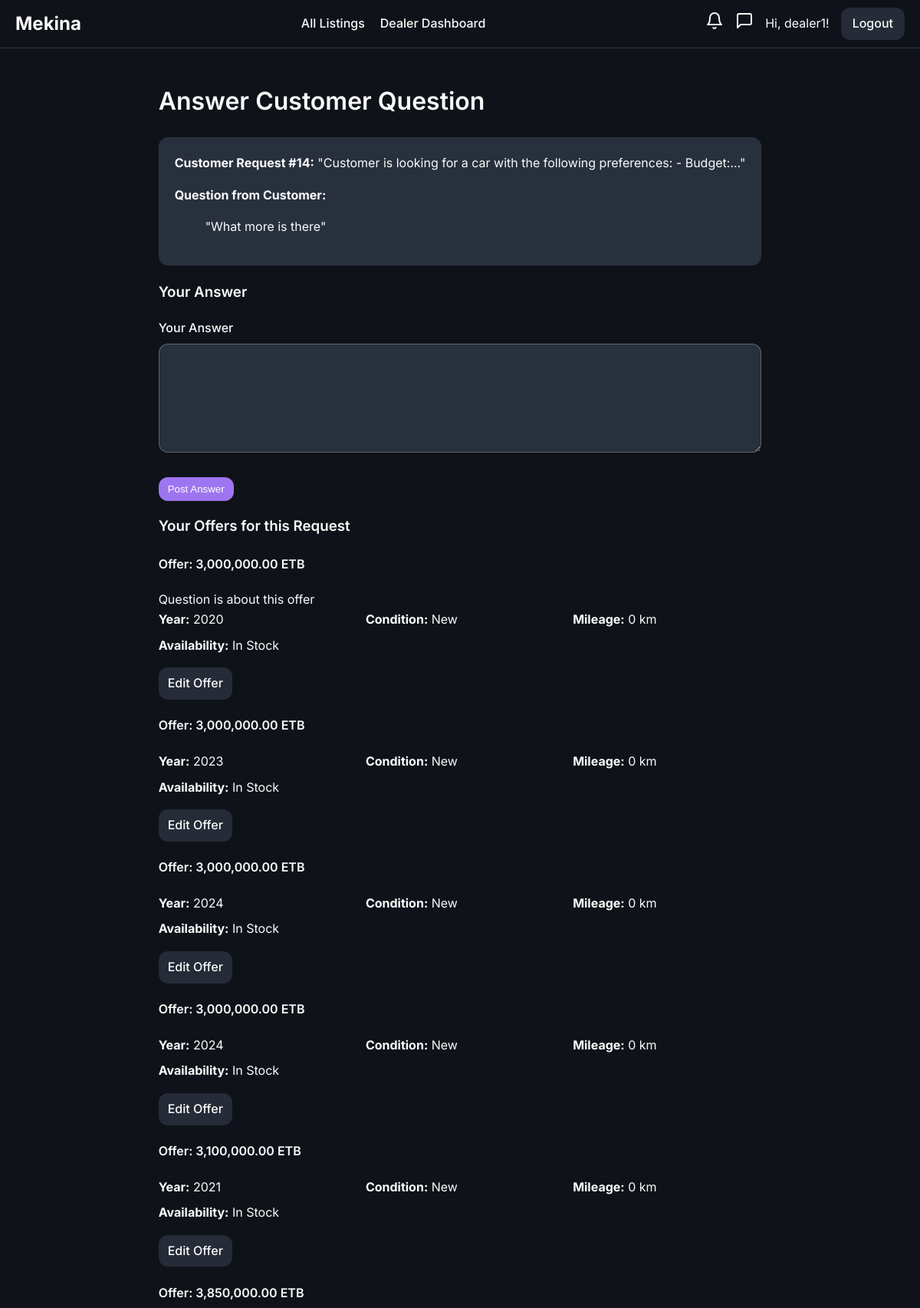
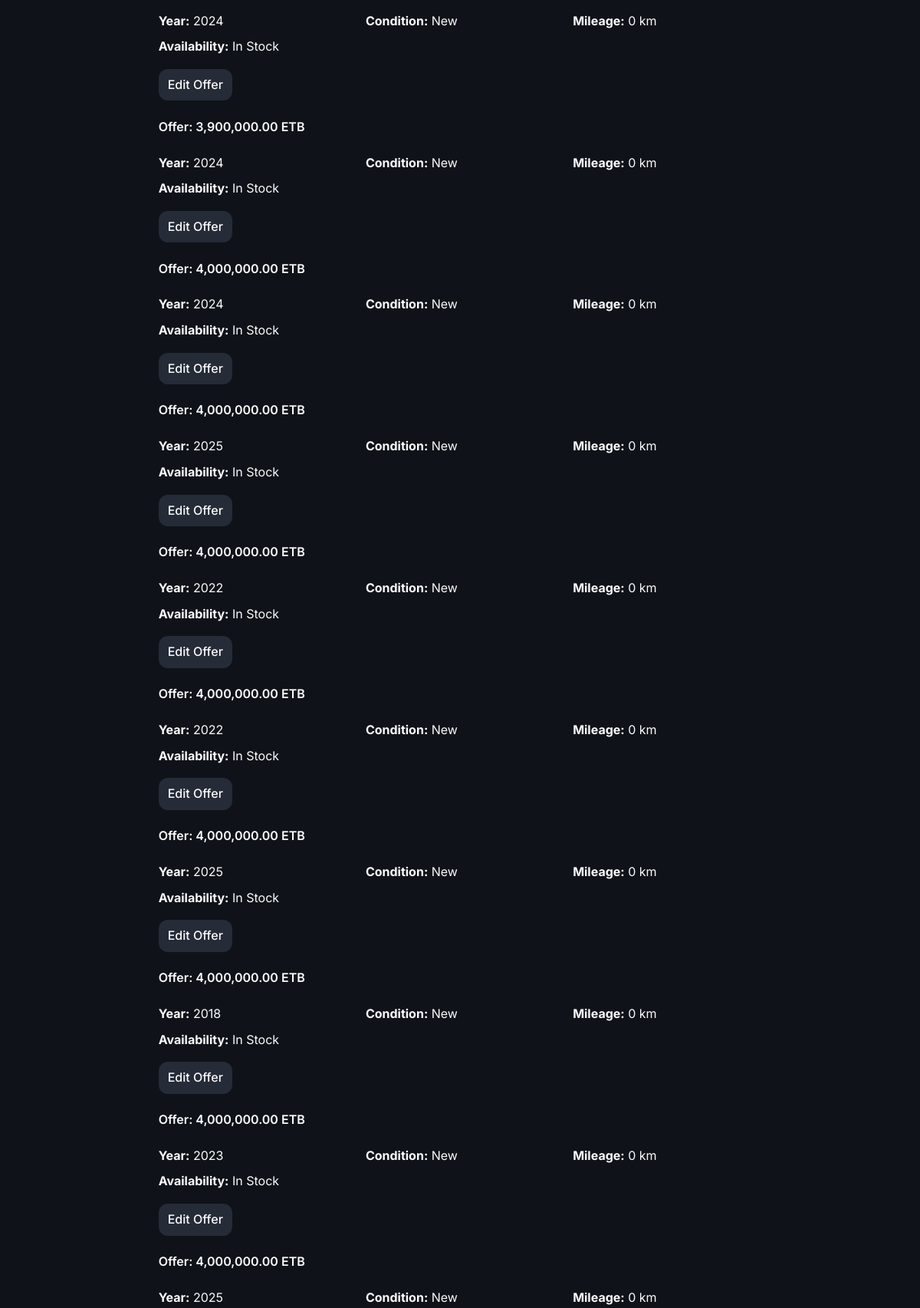
Screenshot of /dealer/request_question/6/answer (signed in, upper part) with the database file from the repository (2 pictures, top to bottom).
### models/user.py (models this page shows, shortened)
class User(UserMixin, db.Model):
    id = db.Column(db.Integer, primary_key=True)
    username = db.Column(db.String(64), index=True, unique=True, nullable=False)
    email = db.Column(db.String(120), index=True, unique=True, nullable=False)
    phone_number = db.Column(db.String(20), nullable=True)
    password_hash = db.Column(db.String(128))
    is_admin = db.Column(db.Boolean, default=False)
    is_dealer = db.Column(db.Boolean, default=False)
    is_rental_company = db.Column(db.Boolean, default=False)
    is_verified = db.Column(db.Boolean, default=False) # For verified dealers
    points = db.Column(db.Integer, nullable=False, default=5) # Points for dealers to bid
    cars = db.relationship('Car', backref='owner', lazy='dynamic')
    bids = db.relationship('Bid', backref='bidder', lazy='dynamic')
    dealer_bids = db.relationship('DealerBid', backref='dealer', lazy='dynamic')
    car_requests = db.relationship('CarRequest', backref='customer', lazy='dynamic')
    ratings_given = db.relationship('DealerRating', foreign_keys='DealerRating.buyer_id', back_populates='buyer', lazy='dynamic')
    ratings_received = db.relationship('DealerRating', foreign_keys='DealerRating.dealer_id', back_populates='dealer', lazy='dynamic')

### models/dealer_bid.py (models this page shows, shortened)
class DealerBid(db.Model):
    id = db.Column(db.Integer, primary_key=True)
    price = db.Column(db.Float, nullable=False)
    price_with_loan = db.Column(db.Float, nullable=True)
    timestamp = db.Column(db.DateTime, index=True, default=datetime.utcnow)
    status = db.Column(db.String(20), nullable=False, default='pending') # e.g., pending, accepted, rejected
    make = db.Column(db.String(64), nullable=False)
    model = db.Column(db.String(64), nullable=False)
    availability = db.Column(db.String(50), nullable=False)
    car_year = db.Column(db.Integer, nullable=False)
    mileage = db.Column(db.Integer, nullable=False)
    condition = db.Column(db.String(50), nullable=False)
    extras = db.Column(db.Text, nullable=True)
    valid_until = db.Column(db.Date, nullable=False)
    message = db.Column(db.Text, nullable=True)
    dealer_id = db.Column(db.Integer, db.ForeignKey('user.id'), nullable=False)
    request_id = db.Column(db.Integer, db.ForeignKey('car_requests.id'), nullable=False)
    deal = db.relationship('Deal', backref='accepted_bid', uselist=False, foreign_keys='Deal.accepted_bid_id')

### models/car_request.py (models this page shows)
class CarRequest(db.Model):
    __tablename__ = 'car_requests'
    id = db.Column(db.Integer, primary_key=True)
    make = db.Column(db.String(64), nullable=True)
    model = db.Column(db.String(64), nullable=True)
    min_year = db.Column(db.Integer, nullable=True)
    max_mileage = db.Column(db.Integer, nullable=True)
    notes = db.Column(db.Text, nullable=True)
    status = db.Column(db.String(20), default='active', nullable=False) # e.g., active, completed, expired
    created_at = db.Column(db.DateTime, default=datetime.utcnow)
    user_id = db.Column(db.Integer, db.ForeignKey('user.id'), nullable=False)
    dealer_bids = db.relationship('DealerBid', foreign_keys='DealerBid.request_id', backref='car_request', lazy='dynamic', cascade="all, delete-orphan")
    accepted_bid_id = db.Column(db.Integer, db.ForeignKey('dealer_bid.id', use_alter=True, name='fk_car_requests_accepted_bid_id'), nullable=True)
    accepted_bid = db.relationship('DealerBid', foreign_keys=[accepted_bid_id])

### models/request_question.py (models this page shows, shortened)
class RequestQuestion(db.Model):
    __tablename__ = 'request_questions'
    id = db.Column(db.Integer, primary_key=True)
    question_text = db.Column(db.Text, nullable=False)
    answer_text = db.Column(db.Text, nullable=True)
    timestamp = db.Column(db.DateTime, nullable=False, default=datetime.utcnow)
    answer_timestamp = db.Column(db.DateTime, nullable=True)
    user_id = db.Column(db.Integer, db.ForeignKey('user.id'), nullable=False) # The user (buyer) asking
    dealer_bid_id = db.Column(db.Integer, db.ForeignKey('dealer_bid.id'), nullable=False)
    asker = db.relationship('User', backref='asked_request_questions')
    dealer_bid = db.relationship('DealerBid', backref=db.backref('questions', lazy='dynamic', cascade="all, delete-orphan"))

### routes/dealer.py (the view, shortened to what this page needs)
@dealer_bp.route('/request_question/<int:question_id>/answer', methods=['GET', 'POST'])
@login_required
@dealer_required
@mark_notification_as_read
def answer_request_question(question_id):
    question = RequestQuestion.query.get_or_404(question_id)
    bid = question.dealer_bid
    if bid.dealer_id != current_user.id:
        flash("You do not have permission to answer this question.", "danger")
        return redirect(url_for('dealer.dashboard'))
    my_bids_for_this_request = DealerBid.query.filter_by(
        dealer_id=current_user.id,
        request_id=bid.request_id
    ).order_by(DealerBid.price.asc()).all()
    form = RequestAnswerForm()
    return render_template('answer_request_question.html', form=form, question=question, my_bids=my_bids_for_this_request)

### routes/dealer.py
class RequestAnswerForm(FlaskForm):
    answer_text = TextAreaField('Your Answer', validators=[DataRequired(), Length(min=5)])
    submit = SubmitField('Post Answer')

### routes/dealer.py (called while the page is built)
def dealer_required(f):
    @wraps(f)
    def decorated_function(*args, **kwargs):
        if not current_user.is_authenticated or not (current_user.is_dealer or current_user.is_admin):
            abort(403) # Forbidden
        if not current_user.is_admin and 'dealer_id' in kwargs and kwargs['dealer_id'] != current_user.id:
            abort(403)
        return f(*args, **kwargs)
    return decorated_function

### routes/main.py (called while the page is built)
def mark_notification_as_read(f):
    @wraps(f)
    def decorated_function(*args, **kwargs):
        notification_id = request.args.get('notification_id', type=int)
        if notification_id and current_user.is_authenticated:
            notification = Notification.query.filter_by(id=notification_id, user_id=current_user.id).first()
            if notification and not notification.is_read:
                notification.is_read = True
                db.session.commit()
        return f(*args, **kwargs)
    return decorated_function

### templates/answer_request_question.html (shortened to what this page needs)
{% extends "base.html" %}
{% macro offer_summary(bid) %}
    <div class="offer-summary-card {% if bid.id == question.dealer_bid_id %}current-question-bid{% endif %}">
        <div class="offer-summary-header">
            <h4>Offer: {{ '{:,.2f}'.format(bid.price) }} ETB</h4>
            {% if bid.id == question.dealer_bid_id %}
                <span class="tag">Question is about this offer</span>
            {% endif %}
        </div>
        <div class="offer-details-grid small">
            <div><strong>Year:</strong> {{ bid.car_year }}</div>
            <div><strong>Condition:</strong> {{ bid.condition }}</div>
            <div><strong>Mileage:</strong> {{ '{:,}'.format(bid.mileage) }} km</div>
            <div><strong>Availability:</strong> {{ bid.availability }}</div>
        </div>
        <div class="offer-summary-actions">
            <a href="{{ url_for('dealer.edit_bid', bid_id=bid.id) }}" class="btn small edit">Edit Offer</a>
        </div>
    </div>
{% endmacro %}
{% block content %}
    <h1>Answer Customer Question</h1>
    <div class="question-context">
        <div class="request-summary-box">
            <strong>Customer Request #{{ question.dealer_bid.request_id }}:</strong>
            {% if question.dealer_bid.car_request.make %}
                {{ question.dealer_bid.car_request.make }} {{ question.dealer_bid.car_request.model }}
            {% else %} "{{ question.dealer_bid.car_request.notes|truncate(80) }}" {% endif %}
        </div>
        <p style="margin-top: 1rem;"><strong>Question from Customer:</strong></p>
        <blockquote>"{{ question.question_text }}"</blockquote>
    </div>
    <div class="page-grid-two-thirds">
        <div class="main-column">
            <h3>Your Answer</h3>
            <form method="POST" action="{{ url_for('dealer.answer_request_question', question_id=question.id) }}">
                <div class="form-group">
                    {{ form.answer_text.label }}
                    {{ form.answer_text(rows=6) }}
                </div>
                {{ form.submit(class='btn approve') }}
            </form>
        </div>
        <div class="sidebar-column">
            <h3>Your Offers for this Request</h3>
            {% for bid in my_bids %}
                {{ offer_summary(bid) }}
            {% endfor %}
        </div>
    </div>
{% endblock %}

### templates/base.html (shortened to what this page needs)
<!DOCTYPE html>
<html lang="en">
<head>
    <link rel="stylesheet" href="{{ url_for('static', filename='css/style.css', v=now.timestamp()) }}">
</head>
<body class="{% block body_class %}{% endblock %}">
    <nav>
        <a href="{{ url_for('main.home') }}" class="nav-brand">Mekina</a>
        <div class="nav-menu" id="nav-menu">
            <ul>
                {% if current_user.is_authenticated and current_user.is_admin %}
                    <li><a href="{{ url_for('admin.dashboard') }}" class="{{ 'active' if request.endpoint == 'admin.dashboard' }}">Dashboard</a></li>
                    <li><a href="{{ url_for('admin.rental_management') }}" class="{{ 'active' if request.endpoint == 'admin.rental_management' }}">Manage Rentals</a></li>
                    <li><a href="{{ url_for('admin.dealer_management') }}" class="{{ 'active' if request.endpoint == 'admin.dealer_management' }}">Manage Dealers</a></li>
                    <li><a href="{{ url_for('admin.user_management') }}" class="{{ 'active' if request.endpoint == 'admin.user_management' }}">Users</a></li>
                    <li><a href="{{ url_for('auctions.list_auctions') }}" class="{{ 'active' if request.endpoint == 'auctions.list_auctions' }}">Manage Listings</a></li>
                {% elif current_user.is_authenticated and current_user.is_rental_company %}
                    <li><a href="{{ url_for('rentals.dashboard') }}" class="{{ 'active' if request.endpoint == 'rentals.dashboard' }}">Rental Dashboard</a></li>
                {% elif current_user.is_authenticated and current_user.is_dealer %}
                    <li><a href="{{ url_for('main.all_listings') }}" class="{{ 'active' if request.endpoint == 'main.all_listings' }}">All Listings</a></li>
                    <li><a href="{{ url_for('dealer.dashboard') }}" class="{{ 'active' if request.endpoint == 'dealer.dashboard' }}">Dealer Dashboard</a></li>
                {% endif %}
            </ul>
            <div class="nav-right">
                {% if current_user.is_authenticated %}
                    <a href="{{ url_for('main.notifications') }}" class="desktop-icon-link notification-bell-link {% if request.endpoint == 'main.notifications' %}active{% endif %}">
                    </a>
                    {% if current_user.is_dealer %}
                        <a href="{{ url_for('dealer.list_messages') }}" class="desktop-icon-link {% if 'dealer.list_messages' in request.endpoint or 'dealer.view_conversation' in request.endpoint %}active{% endif %}">
                            <svg xmlns="http://www.w3.org/2000/svg" width="24" height="24" viewBox="0 0 24 24" fill="none" stroke="currentColor" stroke-width="2" stroke-linecap="round" stroke-linejoin="round" class="feather feather-message-square"><path d="M21 15a2 2 0 0 1-2 2H7l-4 4V5a2 2 0 0 1 2-2h14a2 2 0 0 1 2 2z"></path></svg>
                        </a>
                    {% endif %}
                    <span class="desktop-username">Hi, {{ current_user.username }}!</span>
                    <a href="{{ url_for('auth.logout') }}" class="nav-button">Logout</a>
                {% else %}
                    <a href="{{ url_for('auth.login') }}" class="nav-button">Login</a>
                    <a href="{{ url_for('auth.register') }}" class="nav-button">Register</a>
                {% endif %}
            </div>
        </div>
    </nav>
    {% block main_content %}
        <main class="container">
            {% block content %}{% endblock %}
        </main>
    {% endblock %}
</body>
</html>

### static/css/style.css (style rules this page uses)
:root { --background: 220 25% 8%; --foreground: 0 0% 98%; --card: 220 20% 13%; --card-foreground: 0 0% 95%; --popover: 220 20% 13%; --popover-foreground: 0 0% 95%; --primary: 38 92% 50%; --primary-foreground: 220 70% 12%; --secondary: 220 20% 20%; --secondary-foreground: 0 0% 95%; --muted: 220 20% 18%; --muted-foreground: 220 10% 60%; --accent: 260 80% 70%; --accent-foreground: 0 0% 100%; --destructive: 0 62.8% 30.6%; --destructive-foreground: 0 0% 100%; --border: 220 20% 22%; --input: 220 20% 20%; --ring: 260 80% 70%; --radius: 0.75rem; --success: 142 76% 36%; --warning: 38 92% 50%; --info: 220 20% 18%; --gradient-primary: linear-gradient(135deg, hsl(220 20% 12%), hsl(220 20% 18%)); --gradient-accent: linear-gradient(135deg, hsl(260 80% 70%), hsl(260 70% 60%)); --shadow-card: 0 4px 6px -1px hsl(0 0% 0% / 0.3), 0 2px 4px -1px hsl(0 0% 0% / 0.2); --shadow-elevated: 0 10px 15px -3px hsl(0 0% 0% / 0.3), 0 4px 6px -2px hsl(0 0% 0% / 0.2); }
body { font-family: "Inter", sans-serif; background-color: hsl(var(--background)); color: hsl(var(--foreground)); margin: 0; line-height: 1.6; display: flex; flex-direction: column; min-height: 100vh; padding-top: 53px; }
main { flex-grow: 1; }
h1, h2, h3, h4, h5, h6 { font-weight: 600; }
a { color: hsl(var(--accent)); text-decoration: none; }
.btn, .button-group button, .button-group a { border: none; padding: 8px 12px; border-radius: var(--radius); cursor: pointer; font-weight: 500; text-decoration: none; display: inline-block; text-align: center; transition: all 0.2s ease-in-out; }
.btn.approve, .button-group .approve { background-color: hsl(var(--accent)); color: hsl(var(--accent-foreground)); }
.btn.edit, .button-group .edit { background-color: hsl(var(--info)); color: hsl(var(--foreground)); }
.nav-button { background-color: hsl(var(--info)); color: hsl(var(--foreground)); padding: 8px 15px; border-radius: var(--radius); font-weight: 500; }
.form-group { margin-bottom: 1.5rem; }
.form-group label { display: block; font-weight: 500; margin-bottom: 0.5rem; }
.form-group input, .form-group select, .form-group textarea { width: 100%; box-sizing: border-box; }
input[type=text], input[type=number], input[type=password], input[type=email], input[type=date], input[type=datetime-local], select, textarea { padding: 10px; margin: 0; border: 1px solid hsl(var(--muted-foreground)/0.5); border-radius: var(--radius); font-family: "Inter", sans-serif; font-size: 1rem; background-color: hsl(var(--input)); color: hsl(var(--foreground)); transition: box-shadow 0.2s, border-color 0.2s; }
nav { position: fixed; top: 0; left: 0; right: 0; z-index: 100; background-color: hsl(var(--background)); border-bottom: 1px solid hsl(var(--border)); padding: 10px 20px; display: flex; justify-content: space-between; align-items: center; }
.nav-brand { font-size: 1.5rem; font-weight: 700; color: hsl(var(--foreground)); text-decoration: none; }
nav ul { list-style: none; margin: 0; padding: 0; display: flex; gap: 20px; }
nav a { color: hsl(var(--foreground)); font-weight: 500; }
.nav-right { display: flex; align-items: center; gap: 15px; }
.nav-menu { flex-grow: 1; display: contents; }
.container { max-width: 1200px; margin: 2rem auto; padding: 0 20px; }
.admin-actions, .question-context { background-color: hsl(var(--secondary)); border: 1px solid hsl(var(--border)); padding: 20px; margin-bottom: 20px; border-radius: var(--radius); }
.offer-details-grid { display: grid; grid-template-columns: repeat(auto-fit, minmax(200px, 1fr)); gap: 0.5rem 1.5rem; margin-bottom: 1rem; }

### rows the page displays
User: username "dealer1"
DealerBid: dealer_bid.request_id "14", price "3,000,000.00", shows "Question is about this offer", car_year "2020", condition "New", mileage "0", availability "In Stock"
CarRequest: dealer_bid.car_request.notes "Customer is looking for a car with the following preferences: - Budget:..."
RequestQuestion: question_text "What more is there"
DealerBid: price "3,000,000.00", car_year "2023", condition "New", mileage "0", availability "In Stock"
DealerBid: price "3,000,000.00", car_year "2024", condition "New", mileage "0", availability "In Stock"
DealerBid: price "3,000,000.00", car_year "2024", condition "New", mileage "0", availability "In Stock"
DealerBid: price "3,100,000.00", car_year "2021", condition "New", mileage "0", availability "In Stock"
DealerBid: price "3,850,000.00", car_year "2024", condition "New", mileage "0", availability "In Stock"
DealerBid: price "3,900,000.00", car_year "2024", condition "New", mileage "0", availability "In Stock"
DealerBid: price "4,000,000.00", car_year "2024", condition "New", mileage "0", availability "In Stock"
DealerBid: price "4,000,000.00", car_year "2025", condition "New", mileage "0", availability "In Stock"
DealerBid: price "4,000,000.00", car_year "2022", condition "New", mileage "0", availability "In Stock"
DealerBid: price "4,000,000.00", car_year "2022", condition "New", mileage "0", availability "In Stock"
DealerBid: price "4,000,000.00", car_year "2025", condition "New", mileage "0", availability "In Stock"
DealerBid: price "4,000,000.00", car_year "2018", condition "New", mileage "0", availability "In Stock"
DealerBid: price "4,000,000.00", car_year "2023", condition "New", mileage "0", availability "In Stock"
DealerBid: price "4,000,000.00", car_year "2025", condition "New", mileage "0"
